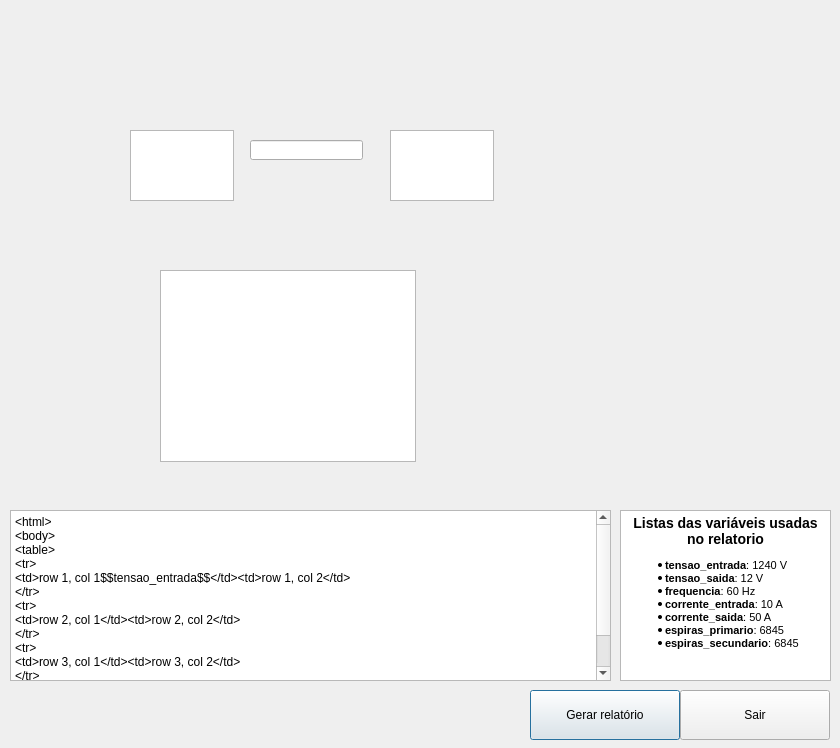
<?xml version="1.0" encoding="UTF-8"?>
<ui version="4.0">
 <class>WindowReport</class>
 <widget class="QDialog" name="WindowReport">
  <property name="geometry">
   <rect>
    <x>0</x>
    <y>0</y>
    <width>840</width>
    <height>748</height>
   </rect>
  </property>
  <property name="windowTitle">
   <string>Dialog</string>
  </property>
  <widget class="QPlainTextEdit" name="plainTextEdit">
   <property name="geometry">
    <rect>
     <x>10</x>
     <y>510</y>
     <width>601</width>
     <height>171</height>
    </rect>
   </property>
   <property name="plainText">
    <string>&lt;html&gt;
&lt;body&gt;
&lt;table&gt;
&lt;tr&gt;
&lt;td&gt;row 1, col 1$$tensao_entrada$$&lt;/td&gt;&lt;td&gt;row 1, col 2&lt;/td&gt;
&lt;/tr&gt;
&lt;tr&gt;
&lt;td&gt;row 2, col 1&lt;/td&gt;&lt;td&gt;row 2, col 2&lt;/td&gt;
&lt;/tr&gt;
&lt;tr&gt;
&lt;td&gt;row 3, col 1&lt;/td&gt;&lt;td&gt;row 3, col 2&lt;/td&gt;
&lt;/tr&gt;
&lt;/body&gt;
&lt;/html&gt;</string>
   </property>
  </widget>
  <widget class="QPushButton" name="pushButton_2">
   <property name="geometry">
    <rect>
     <x>530</x>
     <y>690</y>
     <width>150</width>
     <height>50</height>
    </rect>
   </property>
   <property name="text">
    <string>Gerar relatório</string>
   </property>
  </widget>
  <widget class="QPushButton" name="pushButton_3">
   <property name="geometry">
    <rect>
     <x>680</x>
     <y>690</y>
     <width>150</width>
     <height>50</height>
    </rect>
   </property>
   <property name="text">
    <string>Sair</string>
   </property>
  </widget>
  <widget class="QPlainTextEdit" name="plainTextEdit_2">
   <property name="geometry">
    <rect>
     <x>130</x>
     <y>130</y>
     <width>104</width>
     <height>71</height>
    </rect>
   </property>
  </widget>
  <widget class="QLineEdit" name="lineEdit">
   <property name="geometry">
    <rect>
     <x>250</x>
     <y>140</y>
     <width>113</width>
     <height>20</height>
    </rect>
   </property>
  </widget>
  <widget class="QPlainTextEdit" name="plainTextEdit_3">
   <property name="geometry">
    <rect>
     <x>390</x>
     <y>130</y>
     <width>104</width>
     <height>71</height>
    </rect>
   </property>
  </widget>
  <widget class="QTextBrowser" name="textBrowser">
   <property name="geometry">
    <rect>
     <x>620</x>
     <y>510</y>
     <width>211</width>
     <height>171</height>
    </rect>
   </property>
   <property name="html">
    <string>&lt;!DOCTYPE HTML PUBLIC &quot;-//W3C//DTD HTML 4.0//EN&quot; &quot;http://www.w3.org/TR/REC-html40/strict.dtd&quot;&gt;
&lt;html&gt;&lt;head&gt;&lt;meta name=&quot;qrichtext&quot; content=&quot;1&quot; /&gt;&lt;style type=&quot;text/css&quot;&gt;
p, li { white-space: pre-wrap; }
&lt;/style&gt;&lt;/head&gt;&lt;body style=&quot; font-family:'MS Shell Dlg 2'; font-size:8.25pt; font-weight:400; font-style:normal;&quot;&gt;
&lt;h3 align=&quot;center&quot; style=&quot; margin-top:14px; margin-bottom:12px; margin-left:0px; margin-right:0px; -qt-block-indent:0; text-indent:0px;&quot;&gt;&lt;span style=&quot; font-size:large; font-weight:600;&quot;&gt;Listas das variáveis usadas no relatorio&lt;/span&gt;&lt;/h3&gt;
&lt;ul style=&quot;margin-top: 0px; margin-bottom: 0px; margin-left: 0px; margin-right: 0px; -qt-list-indent: 1;&quot;&gt;&lt;li style=&quot; margin-top:12px; margin-bottom:0px; margin-left:0px; margin-right:0px; -qt-block-indent:0; text-indent:0px;&quot;&gt;&lt;span style=&quot; font-weight:600;&quot;&gt;tensao_entrada&lt;/span&gt;: 1240 V&lt;/li&gt;
&lt;li style=&quot; margin-top:0px; margin-bottom:0px; margin-left:0px; margin-right:0px; -qt-block-indent:0; text-indent:0px;&quot;&gt;&lt;span style=&quot; font-weight:600;&quot;&gt;tensao_saida&lt;/span&gt;: 12 V&lt;/li&gt;
&lt;li style=&quot; margin-top:0px; margin-bottom:0px; margin-left:0px; margin-right:0px; -qt-block-indent:0; text-indent:0px;&quot;&gt;&lt;span style=&quot; font-weight:600;&quot;&gt;frequencia&lt;/span&gt;: 60 Hz&lt;/li&gt;
&lt;li style=&quot; margin-top:0px; margin-bottom:0px; margin-left:0px; margin-right:0px; -qt-block-indent:0; text-indent:0px;&quot;&gt;&lt;span style=&quot; font-weight:600;&quot;&gt;corrente_entrada&lt;/span&gt;: 10 A&lt;/li&gt;
&lt;li style=&quot; margin-top:0px; margin-bottom:0px; margin-left:0px; margin-right:0px; -qt-block-indent:0; text-indent:0px;&quot;&gt;&lt;span style=&quot; font-weight:600;&quot;&gt;corrente_saida&lt;/span&gt;: 50 A&lt;/li&gt;
&lt;li style=&quot; margin-top:0px; margin-bottom:0px; margin-left:0px; margin-right:0px; -qt-block-indent:0; text-indent:0px;&quot;&gt;&lt;span style=&quot; font-weight:600;&quot;&gt;espiras_primario&lt;/span&gt;: 6845&lt;/li&gt;
&lt;li style=&quot; margin-top:0px; margin-bottom:12px; margin-left:0px; margin-right:0px; -qt-block-indent:0; text-indent:0px;&quot;&gt;&lt;span style=&quot; font-weight:600;&quot;&gt;espiras_secundario&lt;/span&gt;: 6845&lt;/li&gt;&lt;/ul&gt;&lt;/body&gt;&lt;/html&gt;</string>
   </property>
  </widget>
  <widget class="QGraphicsView" name="graphicsView">
   <property name="geometry">
    <rect>
     <x>160</x>
     <y>270</y>
     <width>256</width>
     <height>192</height>
    </rect>
   </property>
  </widget>
 </widget>
 <resources/>
 <connections/>
</ui>
